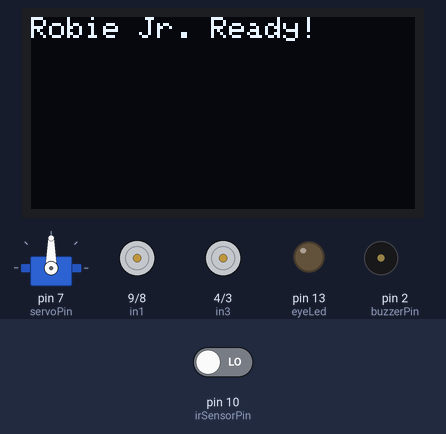
A sketch run on a simulated Arduino Uno, built with avr-gcc and run on an emulated ATmega328P. Parts: servo, 128×64 one-colour display, motor-driver pin pairs drawn as motors (green arrow = first pin HIGH = forward, orange = second pin HIGH = backward, longer = more drive, scaled by the enable pin), output pins drawn as LEDs (lit = HIGH), buzzer (waves = sounding, pin HIGH). The inputs (shaded band) are chosen by the test bench; at power-on: pin 10 (irSensorPin) LOW. What the sketch prints to the serial monitor is not drawn.

Above: at 1.1 s.
At 3.7 s:
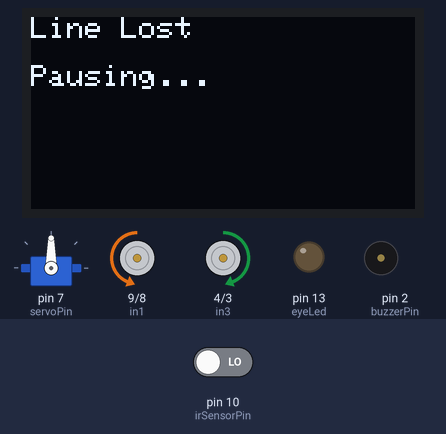
3.8 s: pin 10 (irSensorPin) driven HIGH
At 4.3 s:
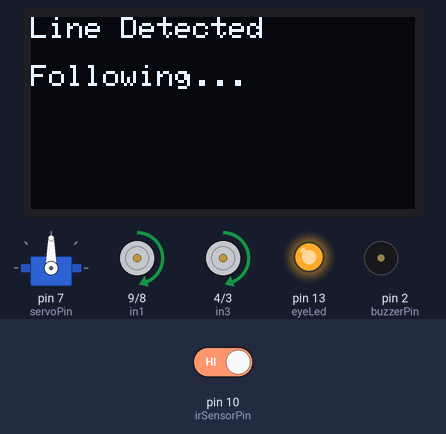
5.4 s: pin 10 (irSensorPin) driven LOW
At 6.99 s:
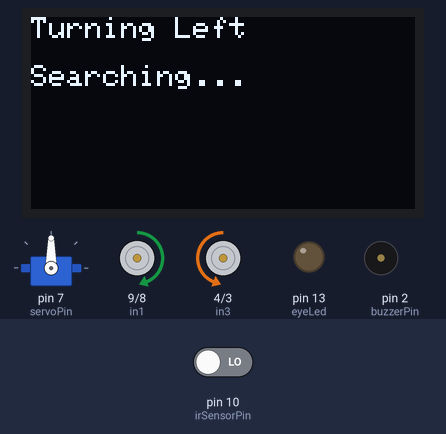
Timing chart, 0 to 14.6 s (numbered marks = the images above; inputs shaded):
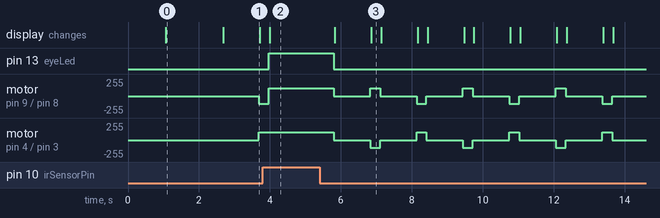

Measured:
- after the input at 3.8 s, pin 13 (eyeLed): LOW → HIGH after 0.17 s; motor on pin 4 (in3) / pin 3 (in4): stays forward 115/255 (without the input it goes to stopped after 0.17 s); the display: changes after 0.20 s (image 2)
- after the input at 5.4 s, pin 13 (eyeLed): HIGH → LOW after 0.40 s; motor on pin 9 (in1) / pin 8 (in2): forward 115/255 → stopped after 0.40 s, then repeats every 2.6 s: forward 115/255 0.28 s, stopped 1.0 s, backward 115/255 0.28 s, stopped 1.0 s
- what the display in image 0 shows lasts 1.6 s, from 1.1 s to 2.7 s
- what the display in image 1 shows lasts 1.0 s, from 2.7 s to 3.7 s

The sketch:

ir_behavior.ino
```cpp
// --- Libraries ---
#include <Servo.h>             // For controlling the servo scanner
#include <Wire.h>              // I2C for OLED
#include <Adafruit_GFX.h>      // Graphics library for OLED
#include <Adafruit_SSD1306.h>  // OLED display driver

// --- OLED Settings ---
#define SCREEN_WIDTH 128
#define SCREEN_HEIGHT 64
#define OLED_RESET    -1
Adafruit_SSD1306 display(SCREEN_WIDTH, SCREEN_HEIGHT, &Wire, OLED_RESET);

// --- Motor A Pins ---
const int enA = 6;
const int in1 = 9;
const int in2 = 8;

// --- Motor B Pins ---
const int enB = 5;
const int in3 = 4;
const int in4 = 3;

// --- Servo ---
const int servoPin = 7;
Servo scanner;

// --- Buzzer ---
const int buzzerPin = 2;

// --- IR Sensor ---
const int irSensorPin = 10;  // TCRT5000 sensor connected to pin 10

// --- LED Eye ---
const int eyeLed = 13;

// --- Setup ---
void setup() {

  delay(500); // Give power rails time to stabilize

  Serial.begin(9600);  // ✅ Start serial communication for debugging

  delay(500);  // Let power stabilize

  // Pin modes
  pinMode(eyeLed, OUTPUT);
  pinMode(enA, OUTPUT); pinMode(in1, OUTPUT); pinMode(in2, OUTPUT);
  pinMode(enB, OUTPUT); pinMode(in3, OUTPUT); pinMode(in4, OUTPUT);
  pinMode(buzzerPin, OUTPUT);
  pinMode(irSensorPin, INPUT);

  // Attach servo
  scanner.attach(servoPin);

  // Setup OLED
  if (!display.begin(SSD1306_SWITCHCAPVCC, 0x3C)) {
    for (;;);  // Stop if OLED fails
  }
  display.clearDisplay();
  display.setTextSize(1);
  display.setTextColor(SSD1306_WHITE);
  display.setCursor(0, 0);
  display.println("Robie Jr. Ready!");
  display.display();
  delay(1500);
  display.clearDisplay();

  setMotorSpeed(120, 120);
}

// --- Main Loop ---
void loop() {

  int irValue = digitalRead(irSensorPin);
  Serial.print("IR Sensor Value: ");
  Serial.println(irValue);
  delay(100);


 bool onLine = digitalRead(irSensorPin) == HIGH;  // HIGH = black line
  static bool lastTurnLeft = true;  // Track last turn direction

  if (onLine) {
    moveForward();
    lcdStatus("Line Detected", "Following...");
    delay(300);  // Slight pause to prevent overreacting
  } else {
    stopMotors();  // 🛑 Pause to give the sensor time
    lcdStatus("Line Lost", "Pausing...");
    delay(1000);    // Let the IR sensor stabilize

    if (lastTurnLeft) {
      turnRight();
      lcdStatus("Turning Right", "Searching...");
    } else {
      turnLeft();
      lcdStatus("Turning Left", "Searching...");
    }

    lastTurnLeft = !lastTurnLeft;
    delay(100);  // Hold turn briefly before next read
  }


  delay(50);  // Short pause for stability
}

// --- Motor Functions ---
void setMotorSpeed(int speedA, int speedB) {
  analogWrite(enA, speedA);
  analogWrite(enB, speedB);
}

void moveForward() {
  digitalWrite(in1, HIGH); digitalWrite(in2, LOW);
  digitalWrite(in3, HIGH); digitalWrite(in4, LOW);
  digitalWrite(eyeLed, HIGH);
}

void turnRight() {
  analogWrite(enA, 115);  // Motor A slower
  analogWrite(enB, 115);  // Motor B slower
  digitalWrite(in1, LOW); digitalWrite(in2, HIGH);
  digitalWrite(in3, HIGH); digitalWrite(in4, LOW);
  digitalWrite(eyeLed, LOW);
}

void turnLeft() {
  analogWrite(enA, 115);
  analogWrite(enB, 115);
  digitalWrite(in1, HIGH); digitalWrite(in2, LOW);
  digitalWrite(in3, LOW);  digitalWrite(in4, HIGH);
  digitalWrite(eyeLed, LOW);
}


void stopMotors() {
  digitalWrite(in1, LOW); digitalWrite(in2, LOW);
  digitalWrite(in3, LOW); digitalWrite(in4, LOW);
  digitalWrite(eyeLed, LOW);
}

// --- OLED Display ---
void lcdStatus(String line1, String line2) {
  static String lastLine1 = "";
  static String lastLine2 = "";

  if (line1 != lastLine1 || line2 != lastLine2) {
    display.clearDisplay();
    display.setCursor(0, 0);
    display.println(line1);
    display.setCursor(0, 16);
    display.println(line2);
    display.display();
    lastLine1 = line1;
    lastLine2 = line2;
  }
}
```
